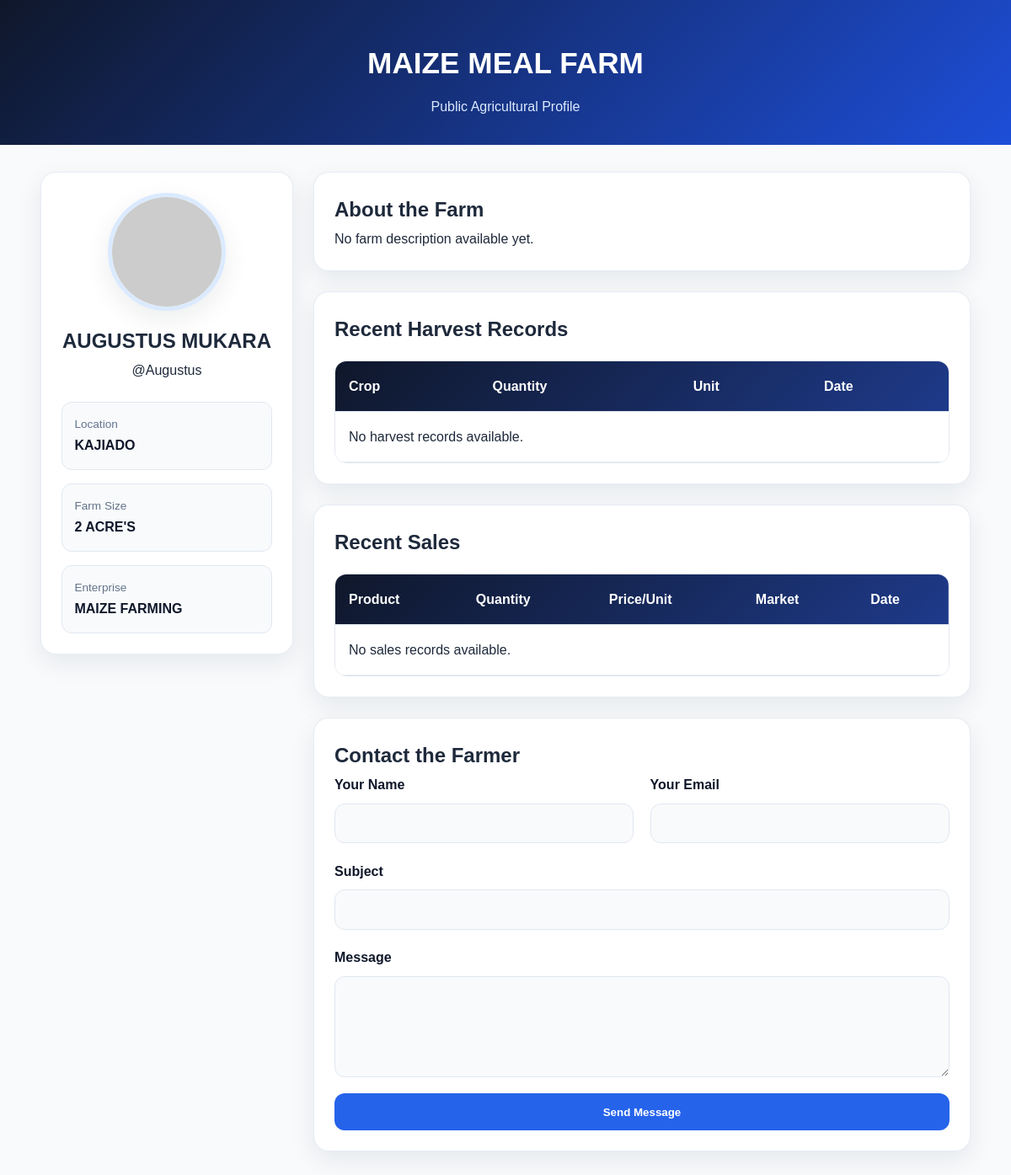
The page /public/Augustus on the database its author committed.
### tables this page shows
CREATE TABLE farmers (
        id INTEGER PRIMARY KEY AUTOINCREMENT,
        username TEXT UNIQUE NOT NULL,
        password TEXT NOT NULL,
        full_name TEXT,
        farm_name TEXT,
        phone TEXT,
        email TEXT,
        location TEXT,
        farm_size TEXT,
        enterprise_type TEXT,
        soil_type TEXT,
        irrigation_type TEXT,
        bio TEXT,
        profile_photo TEXT
    );

### app.py (the view, shortened to what this page needs)
@app.route("/public/<username>", methods=["GET", "POST"])
def public_farm(username):
    conn = get_db()
    farmer = conn.execute("""
        SELECT * FROM farmers WHERE LOWER(username)=LOWER(?)
    """, (username,)).fetchone()
    if not farmer:
        conn.close()
        return "Farmer profile not found", 404
    db_user = farmer["username"]
    sales = conn.execute("SELECT * FROM sales WHERE username=? ORDER BY id DESC LIMIT 5", (db_user,)).fetchall()
    harvests = conn.execute("SELECT * FROM harvests WHERE username=? ORDER BY id DESC LIMIT 5", (db_user,)).fetchall()
    success = None
    conn.close()
    return render_template(
        "public_farm.html",
        farmer=farmer,
        sales=sales,
        harvests=harvests,
        success=success
    )

### app.py (called while the page is built)
def get_db():
    conn = sqlite3.connect(DATABASE)
    conn.row_factory = sqlite3.Row
    return conn

### templates/public_farm.html (shortened to what this page needs)
<!DOCTYPE html>
<html lang="en">
<head>
    <link rel="stylesheet" href="{{ url_for('static', filename='style.css') }}">
</head>
<body>
    <section class="public-header">
        <div class="container">
            <h1 class="public-title">{{ farmer.farm_name or "Farm Profile" }}</h1>
            <p class="public-subtitle">Public Agricultural Profile</p>
        </div>
    </section>
    <main class="container public-grid">
        <aside class="public-sidebar card">
            <div class="profile-photo-box">
                {% if farmer.profile_photo %}
                <img src="{{ url_for('download_file', folder='profile', filename=farmer.profile_photo) }}"
                    class="profile-image" alt="Farm Profile">
                {% else %}
                <img src="https://via.placeholder.com/150" class="profile-image" alt="Farm Profile">
                {% endif %}
                <h2>{{ farmer.full_name or farmer.username }}</h2>
                <p class="public-username">@{{ farmer.username }}</p>
            </div>
            <div class="public-contact-box">
                <div class="meta-item"><span class="meta-label">Location</span><span class="meta-value">{{
                        farmer.location or "Not set" }}</span></div>
                <div class="meta-item"><span class="meta-label">Farm Size</span><span class="meta-value">{{
                        farmer.farm_size or "Not set" }}</span></div>
                <div class="meta-item"><span class="meta-label">Enterprise</span><span class="meta-value">{{
                        farmer.enterprise_type or "Not set" }}</span></div>
            </div>
        </aside>
        <section class="public-main">
            <section class="card">
                <h2>About the Farm</h2>
                <p>{{ farmer.bio or "No farm description available yet." }}</p>
            </section>
            <section class="card">
                <h2>Recent Harvest Records</h2>
                <div class="table-wrapper">
                    <table class="styled-table">
                        <thead>
                            <tr>
                                <th>Crop</th>
                                <th>Quantity</th>
                                <th>Unit</th>
                                <th>Date</th>
                            </tr>
                        </thead>
                        <tbody>
                            {% for row in harvests %}
                            <tr>
                                <td>{{ row.crop_name }}</td>
                                <td>{{ row.quantity }}</td>
                                <td>{{ row.unit }}</td>
                                <td>{{ row.harvest_date }}</td>
                            </tr>
                            {% else %}
                            <tr>
                                <td colspan="4">No harvest records available.</td>
                            </tr>
                            {% endfor %}
                        </tbody>
                    </table>
                </div>
            </section>
            <section class="card">
                <h2>Recent Sales</h2>
                <div class="table-wrapper">
                    <table class="styled-table">
                        <thead>
                            <tr>
                                <th>Product</th>
                                <th>Quantity</th>
                                <th>Price/Unit</th>
                                <th>Market</th>
                                <th>Date</th>
                            </tr>
                        </thead>
                        <tbody>
                            {% for row in sales %}
                            <tr>
                                <td>{{ row.product_name }}</td>
                                <td>{{ row.quantity }} {{ row.unit }}</td>
                                <td>KSh {{ "%.2f"|format(row.price_per_unit) }}</td>
                                <td>{{ row.market }}</td>
                                <td>{{ row.sale_date }}</td>
                            </tr>
                            {% else %}
                            <tr>
                                <td colspan="5">No sales records available.</td>
                            </tr>
                            {% endfor %}
                        </tbody>
                    </table>
                </div>
            </section>
            <section class="card">
                <h2>Contact the Farmer</h2>
                <form method="POST" class="contact-form">
                    <div class="form-grid">
                        <div class="form-group"><label>Your Name</label><input type="text" name="visitor_name" required>
                        </div>
                        <div class="form-group"><label>Your Email</label><input type="email" name="visitor_email"
                                required></div>
                    </div>
                    <div class="form-group"><label>Subject</label><input type="text" name="subject" required></div>
                    <div class="form-group"><label>Message</label><textarea name="message" required></textarea></div>
                    <button type="submit" class="btn-primary">Send Message</button>
                </form>
            </section>
        </section>
    </main>
</body>
</html>

### static/style.css (style rules this page uses)
:root { --primary-color: #2563eb; --primary-dark: #1d4ed8; --secondary-color: #0f172a; --accent-color: #f59e0b; --light-bg: #f8fafc; --white: #ffffff; --text-color: #1e293b; --muted-text: #64748b; --border-color: #e2e8f0; --success-color: #16a34a; --danger-color: #dc2626; --danger-dark: #991b1b; --shadow: 0 10px 30px rgba(15, 23, 42, 0.08); --radius: 18px; --transition: all 0.3s ease; --max-width: 1200px; }
* { margin: 0; padding: 0; box-sizing: border-box; }
body { font-family: Arial, Helvetica, sans-serif; background: var(--light-bg); color: var(--text-color); line-height: 1.7; min-height: 100vh; }
img { max-width: 100%; display: block; }
.container { width: min(92%, var(--max-width)); margin: 0 auto; }
.card { background: var(--white); border-radius: var(--radius); box-shadow: var(--shadow); padding: 1.5rem; border: 1px solid rgba(226, 232, 240, 0.8); }
.btn-primary, .btn-small, button { display: inline-flex; align-items: center; justify-content: center; border: none; cursor: pointer; transition: var(--transition); font-weight: 700; }
.btn-primary { background: var(--primary-color); color: var(--white); padding: 0.9rem 1.3rem; border-radius: 12px; }
.profile-form, .contact-form { display: grid; gap: 1.2rem; }
.form-grid { display: grid; grid-template-columns: repeat(2, 1fr); gap: 1rem 1.2rem; }
.form-group { display: flex; flex-direction: column; gap: 0.55rem; }
label { font-weight: 700; color: var(--secondary-color); }
input, textarea, select { width: 100%; padding: 0.95rem 1rem; border: 1px solid var(--border-color); border-radius: 12px; background: #f8fafc; outline: none; transition: var(--transition); }
textarea { resize: vertical; min-height: 120px; }
.page-grid, .public-grid { display: grid; grid-template-columns: 300px 1fr; gap: 1.5rem; padding: 2rem 0; }
.main-content, .public-main { display: grid; gap: 1.5rem; }
.sidebar, .public-sidebar { position: sticky; top: 1.5rem; height: fit-content; }
.avatar, .profile-image { width: 140px; height: 140px; object-fit: cover; border-radius: 50%; margin: 0 auto 1rem; border: 5px solid #dbeafe; box-shadow: var(--shadow); }
.profile-mini, .profile-photo-box { text-align: center; }
.sidebar-meta, .public-contact-box { margin-top: 1.5rem; display: grid; gap: 1rem; }
.meta-item { padding: 0.9rem; background: #f8fafc; border-radius: 12px; border: 1px solid var(--border-color); }
.meta-label { display: block; font-size: 0.85rem; color: var(--muted-text); }
.meta-value { font-weight: 700; color: var(--secondary-color); word-break: break-word; }
.table-wrapper { overflow-x: auto; border-radius: 14px; border: 1px solid var(--border-color); margin-top: 1rem; }
.styled-table { width: 100%; border-collapse: collapse; min-width: 700px; background: var(--white); }
.styled-table thead { background: linear-gradient(135deg, var(--secondary-color), #1e3a8a); color: var(--white); }
.styled-table th, .styled-table td { padding: 1rem; text-align: left; border-bottom: 1px solid var(--border-color); }
.public-header { background: linear-gradient(135deg, var(--secondary-color), #1d4ed8); color: var(--white); padding: 2.8rem 0 2rem; text-align: center; }
.public-title { font-size: 2.2rem; font-weight: 800; }
.public-subtitle { color: #dbeafe; margin-top: 0.5rem; }

### rows shown on the page
farmers: farm_name "MAIZE MEAL FARM", full_name "AUGUSTUS MUKARA", username "Augustus", location "KAJIADO", farm_size "2 ACRE'S", enterprise_type "MAIZE FARMING", bio "No farm description available yet."
